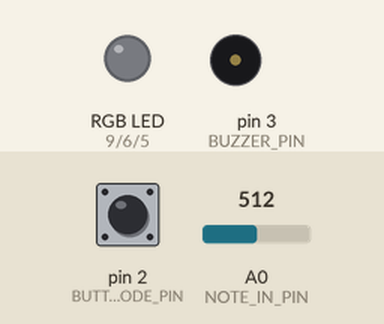
A sketch run on a simulated Arduino Uno, built with avr-gcc and run on an emulated ATmega328P. On the bench: an RGB LED mixed from three pins (HIGH = lit), buzzer (waves = sounding). Inputs (shaded band) come from the test bench; at power-on: pin 2 (BUTTON_MODE_PIN) LOW, A0 (NOTE_IN_PIN) = 512. Dim RGB values are drawn brighter than linear; random numbers use the default seed unless the sketch sets one.

Above: at 1.2 s.
1.3 s: pin 2 (BUTTON_MODE_PIN) pulled HIGH for 1 s
At 1.6 s:
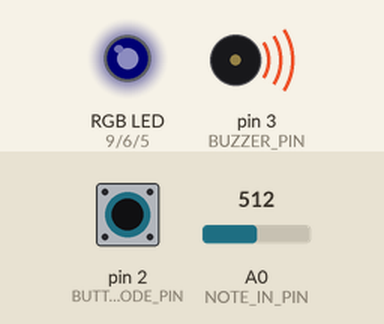
5.3 s: pin 2 (BUTTON_MODE_PIN) pulled HIGH for 0.15 s
At 6.7 s:
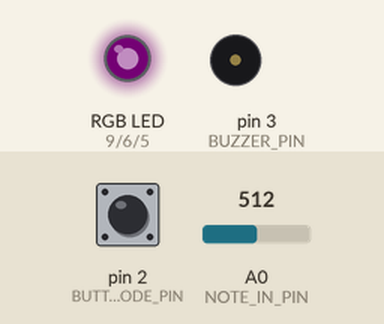
Timing chart, 0 to 20.6 s (numbered marks = the images above; inputs shaded):
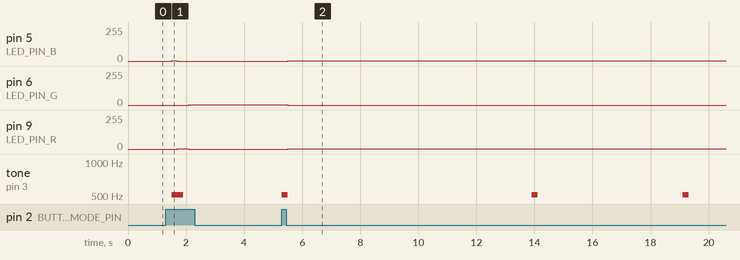

The sketch:

Kirkwood_Kathleen_etudeTwo.ino
```cpp
/**********************ETUDE 2 CART 360 2017*******************************
   WELCOME!
   THE PURPOSE OF THIS EXERCISE IS TO DESIGN A VERY SIMPLE KEYBOARD (5 KEYS)
   WHICH ALLOWS YOU TO PLAY LIVE, RECORD, AND PLAYBACK.
   THERE WILL BE A BUTTON WHICH WHEN PRESSED WILL TAKE THE USER TO THE NEXT MODE:
   THERE ARE 5 POSSIBLE MODES
   0 ==  reset    ==   led off == also resets
   1 ==  live     ==   led BLUE
   2 ==  record   ==   led RED
   3 ==  play     ==   led GREEN
   4 ==  loopMODE ==   led PURPLE

   ADDITIONALLY - WHEN THE USER CHANGES MODE,
   THE RGB LED WILL CHANGE COLOR (ACCORDING TO THE SPECIFICATIONS)

   PLEASE FOLLOW THE INSTRUCTIONS IN THE COMMENTS:
   DO NOT ADD ANY MORE FUNCTION DEFINITIONS
   ONLY IMPLEMENT THE FUNCTION DEFINITIONS SUPPLIED
   THERE IS NO NEED TO ADD ANY NEW VARIABLES OR CONSTANTS
   PROVIDE COMMENTS FOR ANY OF THE CODE IMPLEMENTED
   GOOD LUCK!

   Kirkwood Kathleen october 5 2017
*/
/**** CONSTANTS ********************************************************/

#define BUTTON_MODE_PIN 2 // Button to change the mode

// constants for RGB LED
#define LED_PIN_R 9 // R 5 PIN
#define LED_PIN_G 6 // G 9 PIN
#define LED_PIN_B 5 // B 6 PIN

// constant for note in (button-resistor ladder on breadboard)
# define NOTE_IN_PIN A0

//constant for max number of notes in array
#define MAX_NOTES 16

// a constant for duration
const int duration = 200;

// constant for pin to output for buzzer
#define BUZZER_PIN 3 // PWM

/******** VARIABLES *****************************************************/
// counter for how many notes we have
int countNotes = 0;
// array to hold the notes played (for record/play mode)
int notes [MAX_NOTES];
int mode = 0; // start at off

/*************************************************************************/


/**********************SETUP() DO NOT CHANGE*******************************/
// Declare pin mode for the single digital input
void setup()
{
  pinMode(BUTTON_MODE_PIN, INPUT);
}

/**********************LOOP() DO NOT CHANGE *******************************
   INSTRUCTIONS:
   There is NO NEED to change the loop - it establishes the flow of the program
   We call here 3 functions repeatedly:
   1: chooseMode(): this function will determine the mode that your program is in
   based on if the button (linked to the BUTTON_MODE_PIN) was pressed
   2: setRGB(): will set the color of the RGB LED based on the value of the mode variable
   3: selectMode(): will determine which function to call based on the value of the mode variable

**************************************************************************/
void loop()
{
  chooseMode();
  setRGB();
  selectMode();
}
/******************CHOOSEMODE(): IMPLEMENT *********************************
   INSTRUCTIONS:
   Read the value from the Button (linked to the BUTTON_MODE_PIN) and
   if is being pressed then change the mode variable.
   REMEMBER:
   mode == 0 is reset
   mode == 1 is live
   mode == 2 is record
   mode == 3 is play
   mode == 4 is loopMode
   Every time the user presses the button, the program will go to the next mode,
   once it reaches 4, it should go back to mode == 0.
   (i.e. if mode ==2 and we press, then mode ==3) ...
**************************************************************************/
void chooseMode() {

  boolean buttonState = false;
  boolean prevState = true;
  //changes mode only changes int mode=0 allowing it to browse through modes
  //on button push and when released
  if (digitalRead(BUTTON_MODE_PIN) == HIGH)
  {
    delay(200);
    if (buttonState != prevState) {

      buttonState = !buttonState;
      prevState = buttonState;
    }
  } else {
    prevState = !buttonState;
  }
  // if button pressed increment goes through modes until it reaches for where this statement becomes false and it changes back to mode 0.
  if (buttonState) {
    if (mode < 4) {
      //increment mode
      mode++;
    } else {
      //resets the mode
      mode = 0;
    }
  }
}

/******************SETRGB(): IMPLEMENT *********************************
   INSTRUCTIONS:
   Depending on the value of the mode variable:
   if the mode is 0 - RGB LED IS OFF
   if the mode is 1 - RGB LED IS BLUE
   if mode is 2 - RGB LED IS RED
   if mode is 3 - RGB LED IS GREEN
   if mode is 4 - RGB LED iS PURPLE
   YOU MUST USE A SWITCH CASE CONSTRUCT (NOT A SERIES OF IF / ELSE STATEMENTS
**************************************************************************/
void setRGB()
{
   /* So this code inputs color values to the LED and when the button is pressed*/
  // when modes switches do this so go through the color signals then break out to the next as mode changes
  switch (mode) {
    //mode 0 reset, Off (all LEDs off):
    case 0: {
        analogWrite(LED_PIN_R, LOW);
        analogWrite(LED_PIN_G, LOW);
        analogWrite(LED_PIN_B, LOW); break;
      }
    // Blue, live (turn just the blue LED on):
    case 1: {
        analogWrite(LED_PIN_R, LOW);
        analogWrite(LED_PIN_G, LOW);
        analogWrite(LED_PIN_B, HIGH); break;
      }
    // Red, record (turn just the red LED on):
    case 2: {
        analogWrite(LED_PIN_R, HIGH);
        analogWrite(LED_PIN_G, LOW);
        analogWrite(LED_PIN_B, LOW);
        break;
      }
    // Green, play (turn just the green LED on):
    case 3: {
        analogWrite(LED_PIN_R, LOW);
        analogWrite(LED_PIN_G, HIGH);
        analogWrite(LED_PIN_B, LOW); break;
      }
    // Purple, loop (turn red and blue on):
    case 4: {
        analogWrite(LED_PIN_R, HIGH);
        analogWrite(LED_PIN_G, LOW);
        analogWrite(LED_PIN_B, HIGH); break;
      }
  }
}

/**********************SELECTMODE() DO NOT CHANGE *******************************
   INSTRUCTIONS:
   There is NO NEED to change this function - it selects WHICH function should run based on the mode variable
   There are 4 possibilities
   1: reset(): this function will reset any arrays etc, and will do nothing else
   2: live(): this function will play the corresponding notes
   to the user pressing the respective buttons.
   NOTE:: the notes played are NOT stored
   3: record(): this function will play the corresponding notes
   to the user pressing the respective buttons
   AND will STORE up to 16 consecutive notes in an array.
   4: play(): this function will playback any notes stored in the array that were recorded
   in the previous mode
   5: loopMode(): this function will playback any notes stored in the array that were recorded,
   BUT unlike the previous mode, you can choose in which sequence the notes are played.
   REQUIRED: only play notes from the array (no live stuff)

******************************************************************************/

void selectMode()
{
  if (mode == 0) {
    reset();
  }
  else if (mode == 1) {
    live();
  }
  else if (mode == 2) {
    record();
  }

  else if (mode == 3) {
    play();
  }

  else if (mode == 4) {
    loopMode();
  }
}
/******************RESET(): IMPLEMENT **************************************
   INSTRUCTIONS:
   this function should ensure that any notes recorded are no longer available
**************************************************************************/
void reset()
{
  noTone(BUZZER_PIN);
  //this goes through the whole array in every element i reseting all the notes to 0, resets the array.
  for (int i = 0; i < MAX_NOTES; i++) {
    notes[i] = 0;

  }
  //restart the counter set it to 0
  countNotes = 0;
}
/******************LIVE(): IMPLEMENT **************************************
   INSTRUCTIONS:
   this function will play the corresponding notes
   to the user pressing the respective buttons
   NOTE:: the notes played are NOT stored
   SO: you need read in the input from the analog input (linked to the button-resistor ladder combo)
   THEN - output the note to the buzzer using the tone() function
**************************************************************************/
void live()
{
  // read what notes I play and output them to buzzeR with a small delay between notes
  tone(BUZZER_PIN, analogRead(NOTE_IN_PIN), duration);
}
/******************RECORD(): IMPLEMENT **********************************
   INSTRUCTIONS:
   this function will play the corresponding notes
   to the user pressing the respective buttons
   AND will STORE up to 16 consecutive notes in an array.
   SO:you need read in the input from the analog input (linked to the button-resistor ladder combo)
   AND - output the note to the buzzer using the tone() function
   THEN store that note in the array  - BE CAREFUL - you can only allow for up to MAX_NOTES to be stored
**************************************************************************/
void record()
{
  //shrinks the task for the code as well as avoiding double inputs in the array if the button was held for longer than usual
  boolean buttonState = false;
  boolean prevState = true;
  int frequency = analogRead(NOTE_IN_PIN);

  tone(BUZZER_PIN, frequency, duration);

  //evaluate if the frequency is greater than 0
  if (frequency > 0) {
    //delaying the looping process to prevent duplicated input
    delay(duration);
    if (buttonState != prevState) {
      buttonState = !buttonState;
      prevState = buttonState;
    }
  } else {
    prevState = !buttonState;
  }
  //if there is a frequency produced when button state is true then record notes  while it is smaller then maxnote
  if (buttonState == true ) {
    if (countNotes < MAX_NOTES) {
      notes[countNotes] =  frequency;
      countNotes++;
    }
  }
}
/******************PLAY(): IMPLEMENT ************************************
   INSTRUCTIONS:
   this function will playback any notes stored in the array that were recorded
   in the previous mode
   SO: you need to go through the array of values (be careful - the user may not have put in MAX_NOTES)
   READ each value IN ORDER
   AND output each note to the buzzer using the tone() function
   ALSO: as long as we are in this mode, the notes are played over and over again
   BE CAREFUL: make sure you allow for the user to get to another mode from the mode button...
**************************************************************************/
void play(){
  /* replays notes from my array in function recors and from there it would increment
    to the maximumm amount of  note or until button press, when note add turns out to be false*/
  //  it will play the notes added
  // while browing your saved index of lenght of MAX_NOTES and if its on mode play then repeat sounds from array index.

  //under the condition where the notes accumulated are less that my array lenght, play notes from array and continue playing them just as long as they don't exceed maxnotes
  // user can play notes ranging from 0 to 16


  if (countNotes < MAX_NOTES) {
    delay(duration);

    tone(BUZZER_PIN, notes[countNotes], duration);
    countNotes++;

  } else {
    // avoids reaching MAX_NOTES so it'll start the array.
    countNotes = 0;
  }
}
/******************LOOPMODE(): IMPLEMENT *********************************
   INSTRUCTIONS:
   this function will playback any notes stored in the array that were recorded
   in the previous mode
   SO: you need to go through the array of values (be careful - the user may not have put in MAX_NOTES)
   READ values IN ANY ORDERING (You MUST use the array - but you can determine your own sequence)
   AND output each note to the buzzer using the tone() function
   ALSO: as long as we are in this mode, the notes are played over and over again
   BE CAREFUL: make sure you allow for the user to get to another mode from the mode button...
**************************************************************************/
void loopMode()
{
  // only play notes from 0-16 in a random order, the delay is set so that the playback of the notes does come out as white noise
  delay(duration);
  // it takes the notes recorded and randomizes the array as an output buzz.
  int randomNum = random(0, MAX_NOTES);
  //plays that sweet sound,
  tone(BUZZER_PIN, notes[randomNum]);

}
/* We use ladder resistors to create different frequencies so the more amperage is present in the circuit leading up
  the speaker the higher the frequency and the lower the frequency the less amperage is presen. This is all cause by the
  strenght of the resistor so depending on the flow of for example if a 300 ohm resitor is placed the note with pitch higher
  than one passing through 10k ohms which will produce a lower frequency*/
/**************************************************************************/
```

Measured:
- after the input at 1.3 s, pin 5 (LED_PIN_B): 0/255 → 1/255 after 0.20 s, → 0/255 0.20 s later; pin 6 (LED_PIN_G): 0/255 → 1/255 after 0.80 s; pin 9 (LED_PIN_R): 0/255 → 1/255 after 0.40 s, → 0/255 0.40 s later; tone on pin 3 (BUZZER_PIN): silent → 512 Hz after 0.20 s, → silent 0.40 s later
- after the input at 5.3 s, pin 5 (LED_PIN_B), pin 9 (LED_PIN_R): 0/255 → 1/255 after 0.20 s; pin 6 (LED_PIN_G): 1/255 → 0/255 after 0.20 s
